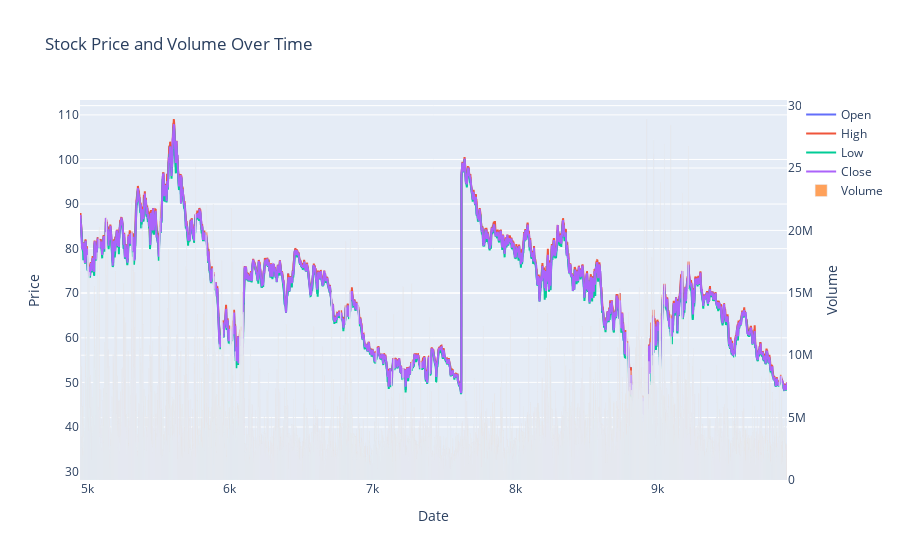

Notebook code cell kept with this figure:
### Code cell
# Create a layout with 2 y-axes
fig.update_layout(
    yaxis=dict(title='Price'),
    yaxis2=dict(title='Volume', overlaying='y', side='right'),
    title='Stock Price and Volume Over Time',
    xaxis=dict(title='Date'))

### Figure 1 — Plotly figure (JSON) as saved in the notebook; plotly's stock layout.template omitted (floating-point values rounded to 4 significant figures; data arrays with more than 128 entries replaced by an {"elided": "..."} marker saying what was removed)
{"data": [{"mode": "lines", "name": "Open", "type": "scatter", "x": {"elided": "4954 int values"}, "y": {"elided": "4954 float values"}}, {"mode": "lines", "name": "High", "type": "scatter", "x": {"elided": "4954 int values"}, "y": {"elided": "4954 float values"}}, {"mode": "lines", "name": "Low", "type": "scatter", "x": {"elided": "4954 int values"}, "y": {"elided": "4954 float values"}}, {"mode": "lines", "name": "Close", "type": "scatter", "x": {"elided": "4954 int values"}, "y": {"elided": "4954 float values"}}, {"name": "Volume", "type": "bar", "x": {"elided": "4954 int values"}, "y": {"elided": "4954 int values"}, "yaxis": "y2"}], "layout": {"title": {"text": "Stock Price and Volume Over Time"}, "xaxis": {"title": {"text": "Date"}}, "yaxis": {"title": {"text": "Price"}}, "yaxis2": {"overlaying": "y", "side": "right", "title": {"text": "Volume"}}}}
